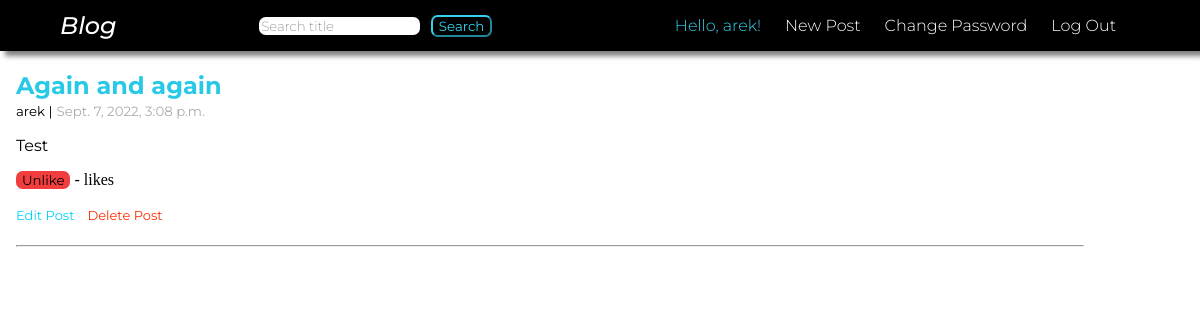
The app's page /page/11 (signed in) with its own data.
### pages/models.py (models this page shows, shortened)
class Page(models.Model):
    title = models.CharField(max_length=155)
    author = models.ForeignKey("auth.User", on_delete=models.CASCADE)
    body = models.TextField(max_length=255, blank=True)
    created = models.DateTimeField(auto_now_add=True)
    likes = models.ManyToManyField("auth.User", related_name="blog_posts")
    def total_likes(self):
        return self.likes.count()
    class Meta:
        ordering = ["-created"]

### pages/views.py (the view)
# urls.py: path("page/<int:pk>", PageDetailView.as_view(), name="pages_detail"),
class PageDetailView(LoginRequiredMixin, DetailView):
    model = Page
    template_name = "pages_detail.html"
    def get_context_data(self, **kwargs):
        certain_page = get_object_or_404(Page, id=self.kwargs["pk"])
        total_likes = certain_page.total_likes()
        liked = False
        if certain_page.likes.filter(id=self.request.user.id).exists():
            liked = True
        context = super(PageDetailView, self).get_context_data(**kwargs)
        context["total_likes"] = total_likes
        context["liked"] = liked
        return context

### templates/pages_detail.html
{% extends 'base.html' %}
{% load static %}
{% block content %}
<div class="page-list">
    <h2><a href="{% url 'pages_detail' page.pk %}">{{ page.title }}</a></h2>
    <small>{{ page.author }} |</small>
    <small class="time">{{ page.created }}</small>
    <p>{{ page.body }}</p>
    <form action="{% url 'like_post' page.pk %}" method="post">{% csrf_token %}
        {% if liked %}
        <button type="submit" name="page_id" value="{{ page.id }}" class="btn-unlike">Unlike</button>
        {% else %}
        <button type="submit" name="page_id" value="{{ page.id }}" class="btn-like">Like</button>
        {% endif %}
        {{ post.likes.count }} - likes
    </form>
    {%if user.id == page.author.id %}
    <div class="edit-delete">
        <p><a class="edit" href="{% url 'update_post' page.pk %}">Edit Post</a></p>
        <p><a class="delete" href="{% url 'delete_post' page.pk %}">Delete Post</a></p>
    </div>
    {% endif %}
    <hr class="post-separator">
</div>
{% endblock content %}

### templates/base.html (shortened to what this page needs)
{% load static %}
<!DOCTYPE html>
<html lang="en">
<head>
    <link rel="stylesheet" href="{% static 'css/base.css' %}">
</head>
<body>
    <div class="head">
        <header>
            <a class="logo" href="{% url 'home' %}">Blog</a>
            <form action="{% url 'search_title' %}" method=POST>
                <input class="nav-search" type='search' placeholder="Search title" autocomplete="off", name="searched">
                <button class="btn-search" type="submit">Search</button>
            </form>
            <nav>
                <ul>
                    {% if user.is_authenticated %}
                        <li>Hello, {{ user.username }}!</li>
                        <li><a href="{% url 'create_post' %}">New Post</a></li>
                        <li><a href="{% url 'password_change' %}">Change Password</a></li>
                        <li><a href="{% url 'logout' %}">Log Out</a></li>
                    {% else %}
                        <li><a href="{% url 'login' %}">Login</a></li>
                        <li><a href="{% url 'signup' %}">Sign Up</a></li>
                     {% endif %}
                 </ul>
             </nav>
        </header>
    </div>
    {% block content %}
    {% endblock content %}
</body>
</html>

### static/css/base.css (style rules this page uses)
body { margin: 0; }
a { text-decoration: none; }
header { display: flex; justify-content: space-between; box-shadow: 5px 5px 5px rgba(0, 0, 0, 0.5); }
h2 { font-family: "Montserrat", sans-serif; font-weight: 500; font-weight: bold; margin-bottom: .1em; }
h2 a { color: rgb(39, 201, 230); text-decoration: double; }
hr { width: 90%; margin-left: 0; margin-right: 0; }
form p, p { font-family: "Montserrat", sans-serif; font-weight: 400; }
p a { font-size: small; display: inline-block; }
.page-list { margin-left: 1em; }
.head { background-color: black; margin: 0; width: 100% }
ul { list-style: none; display: flex; font-family: "Montserrat", sans-serif; font-weight: 300; }
li { color: rgb(53, 210, 237); padding-right: 1.5em; }
li a { color: rgb(255, 255, 255); }
.logo { font-family: "Montserrat", sans-serif; font-weight: 500; font-style: italic; font-size: 1.5rem; text-decoration: none; color: white; }
header { display: flex; justify-content: space-between; align-items: center; padding: 0 5%; }
.edit-delete { display: flex; height: 3em; font-family: "Montserrat", sans-serif; }
.edit, .delete { margin-right: 1em; }
.delete { color: rgb(250, 45, 4); }
.edit { color: rgb(4, 209, 250); }
.nav-search { border-radius: 0.5em; border-style: none; font-family: "Montserrat", sans-serif; font-weight: 200; }
.btn-search { margin-left: .5em; border-radius: 0.5em; border-color: rgb(53, 210, 237); background-color: black; color: rgb(53, 210, 237); font-family: "Montserrat", sans-serif; cursor: pointer; transition: color .2s, background-color .2s; }
.time { color: rgb(171, 171, 171); }
small { font-family: "Montserrat", sans-serif; }
.btn-like, .btn-unlike { border-radius: 0.5em; font-family: "Montserrat", sans-serif; border: none; }
.btn-unlike { background-color: rgb(241, 61, 61); }

### records on screen
Page: title "Again and again", author "arek", created "Sept. 7, 2022, 3:08 p.m.", body "Test"

### other values on screen
{{ user.username }} "arek"
